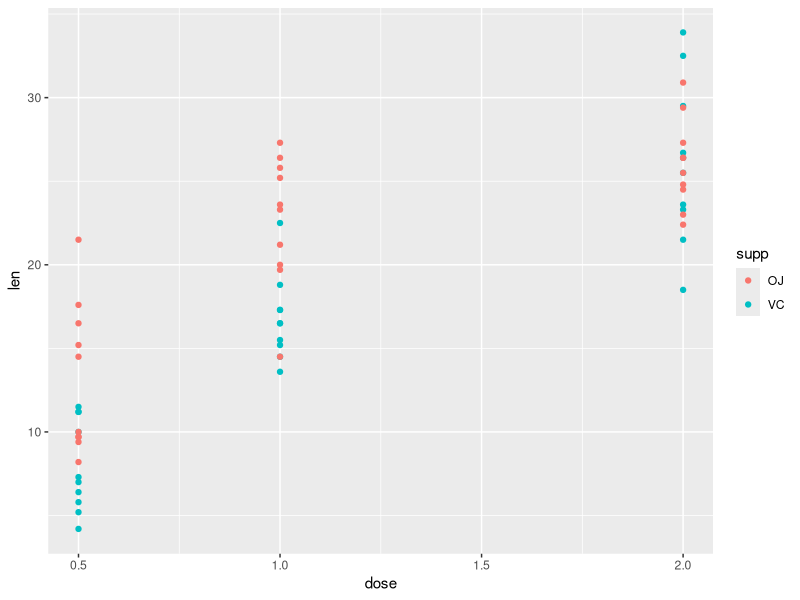
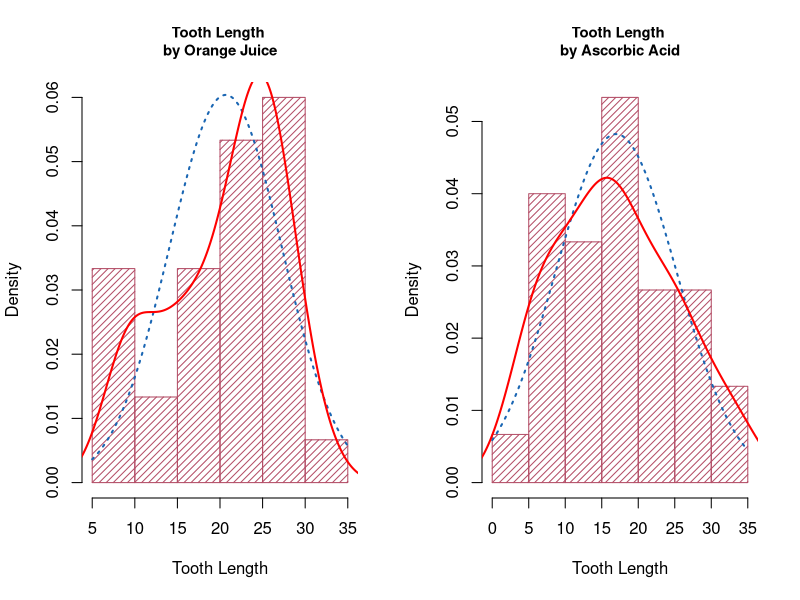

Reproduce these figures in R, in order. (Note: this script raises an error after producing the figures.)
## ---- chunk 1
library(ggplot2); library(dplyr); data("ToothGrowth")
str(ToothGrowth)
## ---- chunk 2
qplot(dose, len, color = supp, data = ToothGrowth)
## ---- chunk 3
oj.df <- ToothGrowth %>% filter(supp == "OJ")
vc.df <- ToothGrowth %>% filter(supp == "VC")
dim(oj.df)
dim(vc.df)
## ---- chunk 4
par(mfrow = c(1, 2))
hist(oj.df$len, density = 20, col = rgb(0.7,0.3,0.4), 
     prob = TRUE, xlab = "Tooth Length",
     main = "Tooth Length \nby Orange Juice", cex.main = 0.9)
curve(dnorm(x, mean=mean(oj.df$len), sd=sd(oj.df$len)), 
      col = rgb(0.1,0.4,0.7), 
      lty = "dotted", lwd=2, add=TRUE)
lines(density(oj.df$len, adjust = 1), col = "red", lwd = 2)
hist(vc.df$len, density = 20, col = rgb(0.7,0.3,0.4), 
     prob = TRUE, xlab = "Tooth Length", 
     main = "Tooth Length \nby Ascorbic Acid", cex.main = 0.9)
curve(dnorm(x, mean=mean(vc.df$len), sd=sd(vc.df$len)), 
      col = rgb(0.1,0.4,0.7), 
      lty = "dotted", lwd=2, add=TRUE)
lines(density(vc.df$len, adjust = 1), col = "red", lwd = 2)
## ---- chunk 5
p.value.oj_vc <- t.test(len ~ supp, paired = FALSE, var.equal = FALSE, data = ToothGrowth)$p.value

ifelse(p.value.oj_vc < 0.05,
       paste("P value, OJ vs VC (ignoring dose):",
             round(p.value.oj_vc, 10),"<",0.05),
       paste("P value, OJ vs VC (ignoring dose):",
             round(p.value.oj_vc, 10))
       )
## ---- chunk 6
dose0.5_df <- ToothGrowth %>% filter(dose == 0.5)
dose1_df <- ToothGrowth %>% filter(dose == 1)
dose2_df <- ToothGrowth %>% filter(dose == 2)
dose0.5 <- dose0.5_df$len
dose1 <- dose1_df$len
dose2 <- dose2_df$len
## ---- chunk 7
par(mfrow = c(1, 3))
hist(dose0.5, density = 10, col = rgb(0.7,0.3,0.4), prob = TRUE)
lines(density(dose0.5, adjust = 1), col = "red", lwd = 2)
hist(dose1, density = 10, col = rgb(0.7,0.3,0.4), prob = TRUE)
lines(density(dose1, adjust = 1), col = "red", lwd = 2)
hist(dose2, density = 10, col = rgb(0.7,0.3,0.4), prob = TRUE)
lines(density(dose2, adjust = 1), col = "red", lwd = 2)
## ---- chunk 8
ToothGrowth.0.5_1 <- ToothGrowth %>% filter(dose == 0.5 | dose == 1)

p.value.0.5_1 <- t.test(len ~ dose, paired = FALSE, var.equal = FALSE, data = ToothGrowth.0.5_1)$p.value
## ---- chunk 9
ToothGrowth.0.5_2 <- ToothGrowth %>% filter(dose == 0.5 | dose == 2)

p.value.0.5_2 <- t.test(len ~ dose, paired = FALSE, var.equal = FALSE, data = ToothGrowth.0.5_2)$p.value
## ---- chunk 10
ToothGrowth.1_2 <- ToothGrowth %>% filter(dose == 1 | dose == 2)

p.value.1_2 <- t.test(len ~ dose, paired = FALSE, var.equal = FALSE, data = ToothGrowth.1_2)$p.value
## ---- chunk 11
alpha_bonferroni_1 <- 0.05/3
alpha_bonferroni_1
## ---- chunk 12
ifelse(p.value.0.5_1 < alpha_bonferroni_1,
       paste("P value, dose 0.5 vs 1 (ignoring supp):",
             round(p.value.0.5_1, 10),"<",round(alpha_bonferroni_1,4)),
      paste("P value, dose 0.5 vs 1 (ignoring supp):",
            round(p.value.0.5_1, 10))
      )
ifelse(p.value.0.5_2 < alpha_bonferroni_1,
       paste("P value, dose 0.5 vs 2 (ignoring supp):",
             round(p.value.0.5_2, 10),"<",round(alpha_bonferroni_1,4)),
       paste("P value, dose 0.5 vs 2 (ignoring supp):",
             round(p.value.0.5_2, 10))
       )
ifelse(p.value.1_2 < alpha_bonferroni_1,
       paste("P value, dose 1 vs 2 (ignoring supp):",
             round(p.value.1_2, 10),"<",round(alpha_bonferroni_1,4)),
       paste("P value, dose 1 vs 2 (ignoring supp):",
             round(p.value.1_2, 10))
       )

## ---- chunk 13
oj.df <- ToothGrowth %>% filter(supp == "OJ")
vc.df <- ToothGrowth %>% filter(supp == "VC")
## ---- chunk 14
oj.df.0.5_1 <- oj.df %>% filter(dose == 0.5 | dose == 1)

p.oj.0.5_1 <- t.test(len ~ dose, paired = FALSE, var.equal = FALSE, data = oj.df.0.5_1)$p.value
## ---- chunk 15
oj.df.0.5_2 <- oj.df %>% filter(dose == 0.5 | dose == 2)

p.oj.0.5_2 <- t.test(len ~ dose, paired = FALSE, var.equal = FALSE, data = oj.df.0.5_2)$p.value
## ---- chunk 16
oj.df.1_2 <- oj.df %>% filter(dose == 1 | dose == 2)

p.oj.1_2 <- t.test(len ~ dose, paired = FALSE, var.equal = FALSE, data = oj.df.1_2)$p.value
## ---- chunk 17
vc.df.0.5_1 <- vc.df %>% filter(dose == 0.5 | dose == 1)

p.vc.0.5_1 <- t.test(len ~ dose, paired = FALSE, var.equal = FALSE, data = vc.df.0.5_1)$p.value
## ---- chunk 18
vc.df.0.5_2 <- vc.df %>% filter(dose == 0.5 | dose == 2)

p.vc.0.5_2 <- t.test(len ~ dose, paired = FALSE, var.equal = FALSE, data = vc.df.0.5_2)$p.value
## ---- chunk 19
vc.df.1_2 <- vc.df %>% filter(dose == 1 | dose == 2)

p.vc.1_2 <- t.test(len ~ dose, paired = FALSE, var.equal = FALSE, data = vc.df.1_2)$p.value
## ---- chunk 20
alpha_bonferroni_2 <- 0.05/6
alpha_bonferroni_2
## ---- chunk 21
ifelse(p.oj.0.5_1 < alpha_bonferroni_2,
       paste("p value, dose 0.5 (OJ) vs 1 (OJ):",
             round(p.oj.0.5_1,6), "<", round(alpha_bonferroni_2,6)), 
       paste("p value, dose 0.5 (OJ) vs 1 (OJ):",
             round(p.oj.0.5_1,6))
       )
ifelse(p.oj.0.5_2 < alpha_bonferroni_2,
       paste("p value, dose 0.5 (OJ) vs 2 (OJ):",
             round(p.oj.0.5_2,6), "<", round(alpha_bonferroni_2,6)),
       paste("p value, dose 0.5 (OJ) vs 2 (OJ):",
             round(p.oj.0.5_2,6))
       )
ifelse(p.oj.1_2 < alpha_bonferroni_2,
       paste("p value, dose 1 (OJ) vs 2 (OJ):", 
             round(p.oj.1_2,6), "<", round(alpha_bonferroni_2,6)),
       paste("p value, dose 1 (OJ) vs 2 (OJ):", 
             round(p.oj.1_2,6))
       )
ifelse(p.vc.0.5_1 < alpha_bonferroni_2,
       paste("p value, dose 0.5 (VC) vs 1 (VC):",
             round(p.vc.0.5_1,6), "<", round(alpha_bonferroni_2,6)),
       paste("p value, dose 0.5 (VC) vs 1 (VC):",
             round(p.vc.0.5_1,6))
       )
ifelse(p.vc.0.5_2 < alpha_bonferroni_2,
       paste("p value, dose 0.5 (VC) vs 2 (VC):",
             round(p.vc.0.5_2,10), "<", round(alpha_bonferroni_2,6)),
       paste("p value, dose 0.5 (VC) vs 2 (VC):",
             round(p.vc.0.5_2,10))
       )
ifelse(p.vc.1_2 < alpha_bonferroni_2,
       paste("p value, dose 1 (VC) vs 2 (VC):", 
             round(p.vc.1_2,10), "<", round(alpha_bonferroni_2,6)),
       paste("p value, dose 1 (VC) vs 2 (VC):", 
             round(p.vc.1_2,10))
       )
       
## ---- chunk 22
oj_vc.df.0.5 <- ToothGrowth %>% filter(dose == 0.5)
oj_vc.df.1 <- ToothGrowth %>% filter(dose == 1)
oj_vc.df.2 <- ToothGrowth %>% filter(dose == 2)
## ---- chunk 23
p.oj_vc.0.5 <- t.test(len ~ supp, paired = FALSE, var.equal = FALSE, data = oj_vc.df.0.5)$p.value
## ---- chunk 24
p.oj_vc.1 <- t.test(len ~ supp, paired = FALSE, var.equal = FALSE, data = oj_vc.df.1)$p.value
## ---- chunk 25
p.oj_vc.2 <- t.test(len ~ supp, paired = FALSE, var.equal = FALSE, data = oj_vc.df.2)$p.value
## ---- chunk 26
alpha_bonferroni_3 <- 0.05/3
alpha_bonferroni_3
## ---- chunk 27
ifelse(p.oj_vc.0.5 < alpha_bonferroni_3,
       paste("p value, dose 0.5 (OJ) vs 0.5 (VC):",
             round(p.oj_vc.0.5,6), "<",round(alpha_bonferroni_3,6)), 
       paste("p value, dose 0.5 (OJ) vs 0.5 (VC):",
             round(p.oj_vc.0.5,6))
       )
ifelse(p.oj_vc.1 < alpha_bonferroni_3,
       paste("p value, dose 1 (OJ) vs 1 (VC):",
             round(p.oj_vc.1,6), "<",round(alpha_bonferroni_3,6)), 
       paste("p value, dose 1 (OJ) vs 1 (VC):",
             round(p.oj_vc.1,6))
       )
ifelse(p.oj_vc.2 < alpha_bonferroni_3,
       paste("p value, dose 2 (OJ) vs 2 (VC):",
             round(p.oj_vc.2,6), "<",round(alpha_bonferroni_3,6)), 
       paste("p value, dose 2 (OJ) vs 2 (VC):",
             round(p.oj_vc.2,6))
       )
